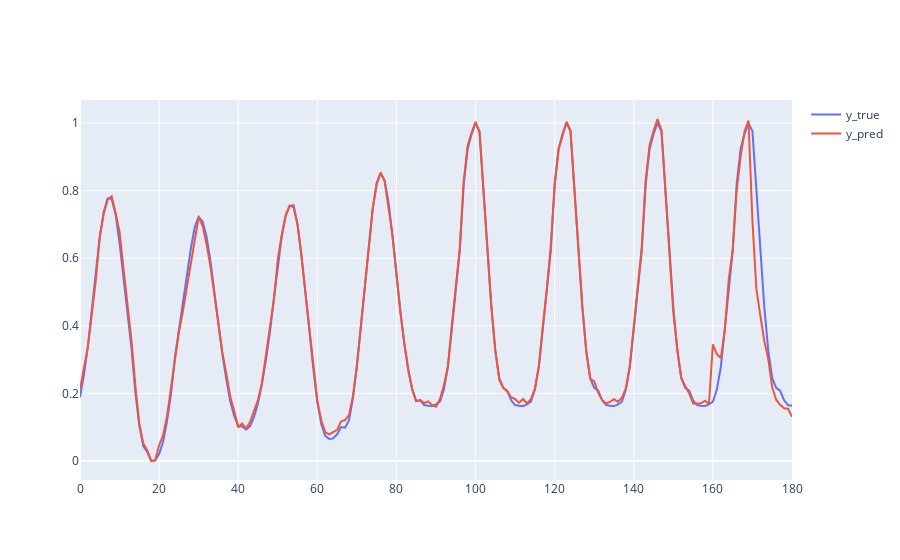

Notebook code cell kept with this figure:
### Code cell
# 预测验证预览
y_true = Y.cpu().numpy().squeeze()
y_pred = model.predict(dl).detach().cpu().numpy().squeeze()

fig = go.Figure()
fig.add_trace(go.Scatter(y=y_true[:, 0], name='y_true'))
fig.add_trace(go.Scatter(y=y_pred[:, 0], name='y_pred'))
fig.show()

### Figure 1 — Plotly figure (JSON) as saved in the notebook; plotly's stock layout.template omitted (floating-point values rounded to 4 significant figures; data arrays with more than 128 entries replaced by an {"elided": "..."} marker saying what was removed)
{"data": [{"name": "y_true", "type": "scatter", "y": {"elided": "181 float values"}}, {"name": "y_pred", "type": "scatter", "y": {"elided": "181 float values"}}], "layout": {}}
